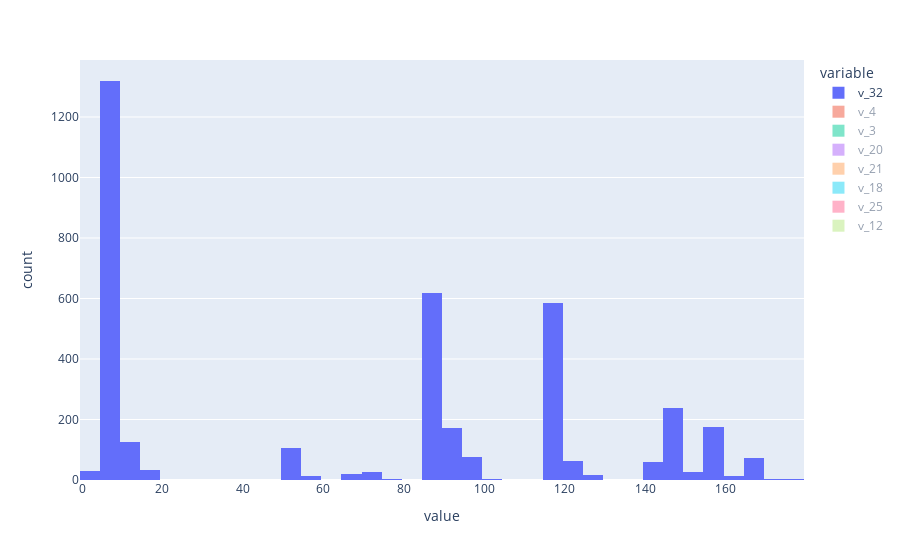

The cell this chart's notebook holds for it:
### Code cell
# pd.options.plotting.backend='matplotli'
final_data.loc[:, nominal].hist()

### Figure 1 — Plotly figure (JSON) as saved in the notebook; plotly's stock layout.template omitted (floating-point values rounded to 4 significant figures; data arrays with more than 128 entries replaced by an {"elided": "..."} marker saying what was removed)
{"data": [{"alignmentgroup": "True", "bingroup": "x", "hovertemplate": "variable=v_32<br>value=%{x}<br>count=%{y}<extra></extra>", "legendgroup": "v_32", "marker": {"color": "#636efa", "pattern": {"shape": ""}}, "name": "v_32", "offsetgroup": "v_32", "orientation": "v", "showlegend": true, "type": "histogram", "visible": true, "x": {"elided": "3796 int values"}, "xaxis": "x", "yaxis": "y"}, {"alignmentgroup": "True", "bingroup": "x", "hovertemplate": "variable=v_4<br>value=%{x}<br>count=%{y}<extra></extra>", "legendgroup": "v_4", "marker": {"color": "#EF553B", "pattern": {"shape": ""}}, "name": "v_4", "offsetgroup": "v_4", "orientation": "v", "showlegend": true, "type": "histogram", "visible": "legendonly", "x": {"elided": "3796 int values"}, "xaxis": "x", "yaxis": "y"}, {"alignmentgroup": "True", "bingroup": "x", "hovertemplate": "variable=v_3<br>value=%{x}<br>count=%{y}<extra></extra>", "legendgroup": "v_3", "marker": {"color": "#00cc96", "pattern": {"shape": ""}}, "name": "v_3", "offsetgroup": "v_3", "orientation": "v", "showlegend": true, "type": "histogram", "visible": "legendonly", "x": {"elided": "3796 int values"}, "xaxis": "x", "yaxis": "y"}, {"alignmentgroup": "True", "bingroup": "x", "hovertemplate": "variable=v_20<br>value=%{x}<br>count=%{y}<extra></extra>", "legendgroup": "v_20", "marker": {"color": "#ab63fa", "pattern": {"shape": ""}}, "name": "v_20", "offsetgroup": "v_20", "orientation": "v", "showlegend": true, "type": "histogram", "visible": "legendonly", "x": {"elided": "3796 int values"}, "xaxis": "x", "yaxis": "y"}, {"alignmentgroup": "True", "bingroup": "x", "hovertemplate": "variable=v_21<br>value=%{x}<br>count=%{y}<extra></extra>", "legendgroup": "v_21", "marker": {"color": "#FFA15A", "pattern": {"shape": ""}}, "name": "v_21", "offsetgroup": "v_21", "orientation": "v", "showlegend": true, "type": "histogram", "visible": "legendonly", "x": {"elided": "3796 int values"}, "xaxis": "x", "yaxis": "y"}, {"alignmentgroup": "True", "bingroup": "x", "hovertemplate": "variable=v_18<br>value=%{x}<br>count=%{y}<extra></extra>", "legendgroup": "v_18", "marker": {"color": "#19d3f3", "pattern": {"shape": ""}}, "name": "v_18", "offsetgroup": "v_18", "orientation": "v", "showlegend": true, "type": "histogram", "visible": "legendonly", "x": {"elided": "3796 int values"}, "xaxis": "x", "yaxis": "y"}, {"alignmentgroup": "True", "bingroup": "x", "hovertemplate": "variable=v_25<br>value=%{x}<br>count=%{y}<extra></extra>", "legendgroup": "v_25", "marker": {"color": "#FF6692", "pattern": {"shape": ""}}, "name": "v_25", "offsetgroup": "v_25", "orientation": "v", "showlegend": true, "type": "histogram", "visible": "legendonly", "x": {"elided": "3796 int values"}, "xaxis": "x", "yaxis": "y"}, {"alignmentgroup": "True", "bingroup": "x", "hovertemplate": "variable=v_12<br>value=%{x}<br>count=%{y}<extra></extra>", "legendgroup": "v_12", "marker": {"color": "#B6E880", "pattern": {"shape": ""}}, "name": "v_12", "offsetgroup": "v_12", "orientation": "v", "showlegend": true, "type": "histogram", "visible": "legendonly", "x": {"elided": "3796 int values"}, "xaxis": "x", "yaxis": "y"}], "layout": {"autosize": true, "barmode": "relative", "legend": {"title": {"text": "variable"}, "tracegroupgap": 0}, "margin": {"t": 60}, "xaxis": {"anchor": "y", "autorange": true, "domain": [0, 1], "range": [-0.5, 179.5], "title": {"text": "value"}, "type": "linear"}, "yaxis": {"anchor": "x", "autorange": true, "domain": [0, 1], "range": [0, 1388.0], "title": {"text": "count"}}}}
